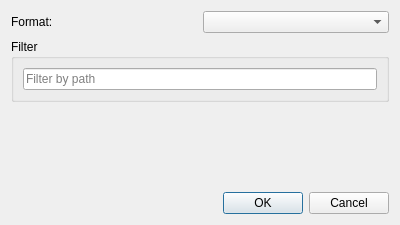
<?xml version="1.0" encoding="UTF-8"?>
<ui version="4.0">
 <class>ExportDialog</class>
 <widget class="QDialog" name="ExportDialog">
  <property name="geometry">
   <rect>
    <x>0</x>
    <y>0</y>
    <width>400</width>
    <height>225</height>
   </rect>
  </property>
  <property name="windowTitle">
   <string>Export</string>
  </property>
  <layout class="QVBoxLayout" name="verticalLayout">
   <item>
    <layout class="QHBoxLayout" name="horizontalLayout">
     <item>
      <widget class="QLabel" name="label">
       <property name="text">
        <string>Format:</string>
       </property>
      </widget>
     </item>
     <item>
      <widget class="QComboBox" name="exporter_box"/>
     </item>
    </layout>
   </item>
   <item>
    <widget class="QGroupBox" name="groupBox">
     <property name="title">
      <string>Filter</string>
     </property>
     <layout class="QVBoxLayout" name="filter_layout">
      <item>
       <widget class="QLineEdit" name="path_filter_edit">
        <property name="text">
         <string/>
        </property>
        <property name="placeholderText">
         <string>Filter by path</string>
        </property>
       </widget>
      </item>
     </layout>
    </widget>
   </item>
   <item>
    <spacer name="verticalSpacer">
     <property name="orientation">
      <enum>Qt::Vertical</enum>
     </property>
     <property name="sizeHint" stdset="0">
      <size>
       <width>20</width>
       <height>40</height>
      </size>
     </property>
    </spacer>
   </item>
   <item>
    <layout class="QHBoxLayout" name="horizontalLayout_2">
     <item>
      <spacer name="horizontalSpacer">
       <property name="orientation">
        <enum>Qt::Horizontal</enum>
       </property>
       <property name="sizeHint" stdset="0">
        <size>
         <width>40</width>
         <height>20</height>
        </size>
       </property>
      </spacer>
     </item>
     <item>
      <widget class="QPushButton" name="ok_button">
       <property name="text">
        <string>OK</string>
       </property>
      </widget>
     </item>
     <item>
      <widget class="QPushButton" name="cancel_button">
       <property name="text">
        <string>Cancel</string>
       </property>
      </widget>
     </item>
    </layout>
   </item>
  </layout>
 </widget>
 <resources/>
 <connections/>
</ui>
